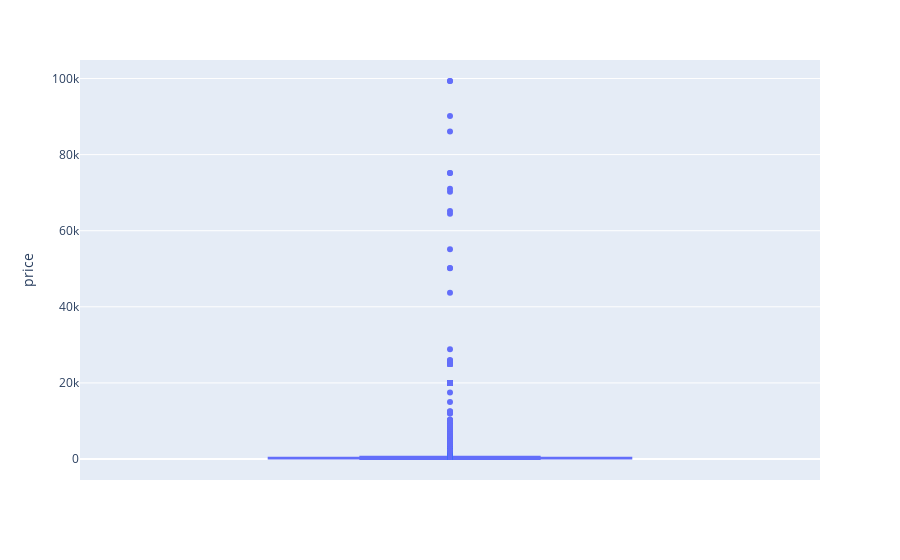
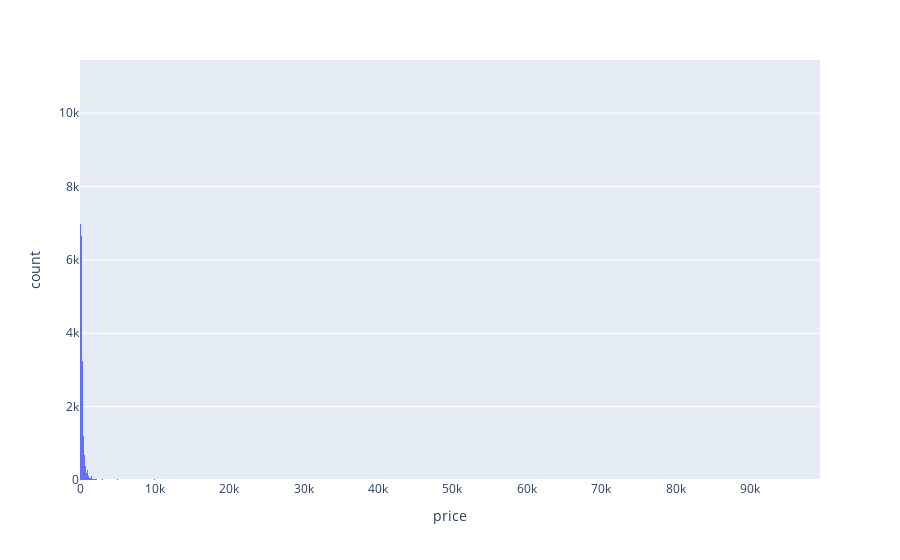

The cell these charts' notebook holds for them, in order:
### Code cell
#Next lets look at the datas scewdness
import plotly.express as px
from scipy.stats import skew, norm
from scipy import stats
import matplotlib.pyplot as plt
fig = px.box(listings_df, y = 'price')
fig.show()

fig = px.histogram(listings_df, x = 'price')
fig.show()

### Figure 1 — Plotly figure (JSON) as saved in the notebook; plotly's stock layout.template omitted (floating-point values rounded to 4 significant figures; data arrays with more than 128 entries replaced by an {"elided": "..."} marker saying what was removed)
{"data": [{"alignmentgroup": "True", "hovertemplate": "price=%{y}<extra></extra>", "legendgroup": "", "marker": {"color": "#636efa"}, "name": "", "notched": false, "offsetgroup": "", "orientation": "v", "showlegend": false, "type": "box", "x0": " ", "xaxis": "x", "y": {"elided": "52266 float values"}, "y0": " ", "yaxis": "y"}], "layout": {"boxmode": "group", "legend": {"tracegroupgap": 0}, "margin": {"t": 60}, "xaxis": {"anchor": "y", "domain": [0, 1]}, "yaxis": {"anchor": "x", "domain": [0, 1], "title": {"text": "price"}}}}

### Figure 2 — Plotly figure (JSON) as saved in the notebook; plotly's stock layout.template omitted (floating-point values rounded to 4 significant figures; data arrays with more than 128 entries replaced by an {"elided": "..."} marker saying what was removed)
{"data": [{"alignmentgroup": "True", "bingroup": "x", "hovertemplate": "price=%{x}<br>count=%{y}<extra></extra>", "legendgroup": "", "marker": {"color": "#636efa", "pattern": {"shape": ""}}, "name": "", "offsetgroup": "", "orientation": "v", "showlegend": false, "type": "histogram", "x": {"elided": "52266 float values"}, "xaxis": "x", "yaxis": "y"}], "layout": {"barmode": "relative", "legend": {"tracegroupgap": 0}, "margin": {"t": 60}, "xaxis": {"anchor": "y", "domain": [0, 1], "title": {"text": "price"}}, "yaxis": {"anchor": "x", "domain": [0, 1], "title": {"text": "count"}}}}
